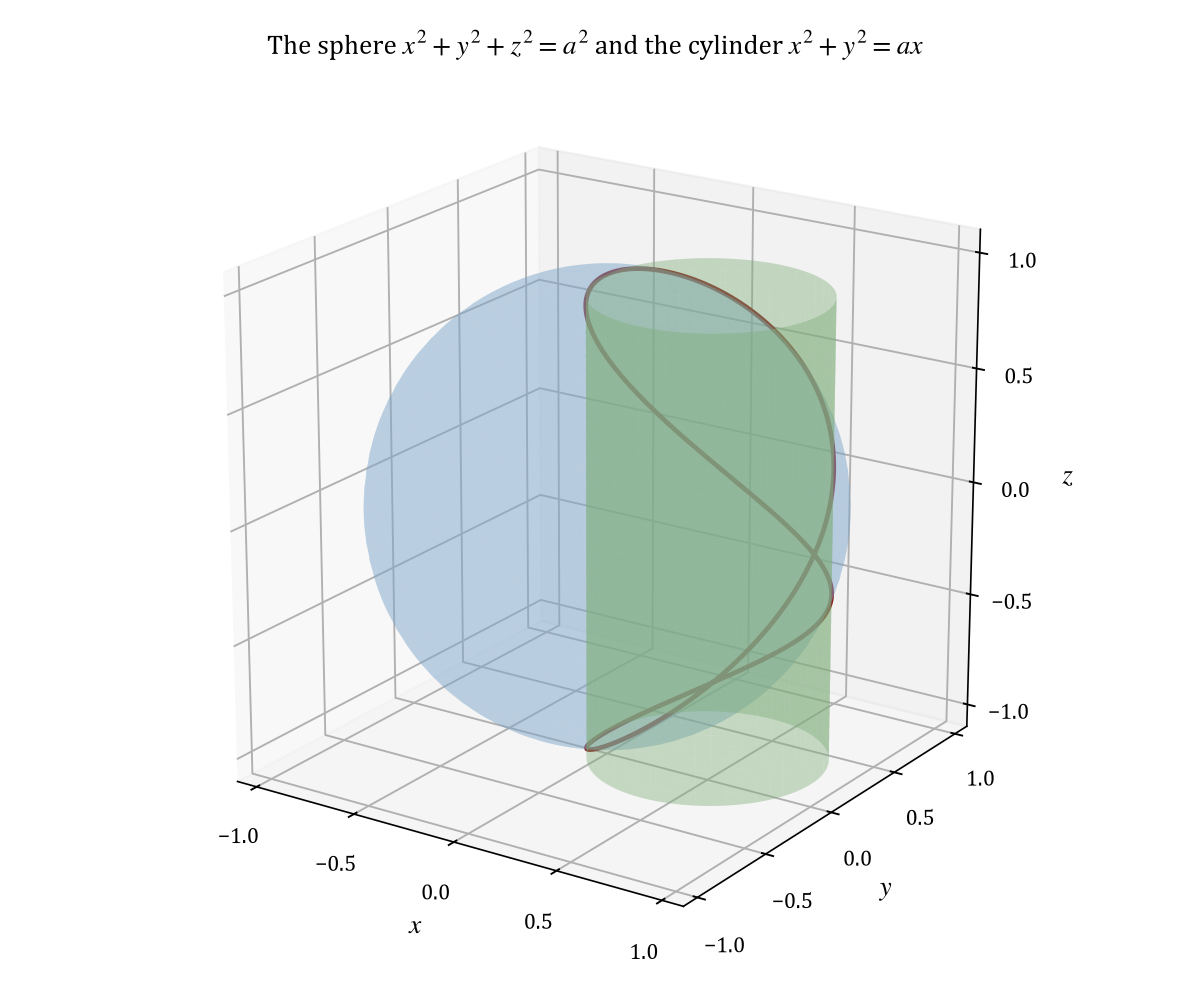

The script that saved this image:
"""Draw the sphere, the cylinder r = cos(theta), and their intersection.

The unit sphere and the cylinder are drawn together, and the two closed curves
where they meet are drawn in dark red. The script writes the PNG and its Base64
copy.
"""

import base64
from pathlib import Path

import matplotlib

matplotlib.use("Agg")

import matplotlib.pyplot as plt
import numpy as np

FIGURE_NAME = "part1_figure1"


def main():
    """Render the two surfaces and their intersection."""
    plt.rcParams.update(
        {
            "font.family": "serif",
            "font.serif": ["Cambria", "STIX Two Text", "DejaVu Serif"],
            "mathtext.fontset": "stix",
            "axes.linewidth": 0.7,
            "font.size": 11.5,
        }
    )

    figure = plt.figure(figsize=(7.0, 5.9))
    axes = figure.add_subplot(111, projection="3d")

    azimuth = np.linspace(0.0, 2.0 * np.pi, 150)
    polar = np.linspace(0.0, np.pi, 90)
    grid_azimuth, grid_polar = np.meshgrid(azimuth, polar)
    sphere_x = np.sin(grid_polar) * np.cos(grid_azimuth)
    sphere_y = np.sin(grid_polar) * np.sin(grid_azimuth)
    sphere_z = np.cos(grid_polar)

    axes.plot_surface(sphere_x, sphere_y, sphere_z, color="#7fa8cc", alpha=0.30,
                      linewidth=0.0, antialiased=True, shade=False)

    angle = np.linspace(0.0, 2.0 * np.pi, 150)
    height = np.linspace(-1.0, 1.0, 40)
    grid_angle, grid_height = np.meshgrid(angle, height)
    cylinder_x = 0.5 + 0.5 * np.cos(grid_angle)
    cylinder_y = 0.5 * np.sin(grid_angle)

    axes.plot_surface(cylinder_x, cylinder_y, grid_height, color="#7fae7a", alpha=0.42,
                      linewidth=0.0, antialiased=True, shade=False)

    for sign in (1.0, -1.0):
        axes.plot(0.5 + 0.5 * np.cos(angle), 0.5 * np.sin(angle),
                  sign * np.abs(np.sin(angle / 2.0)), color="#8a1c1c", linewidth=2.0)


    axes.set_xlim(-1.1, 1.1)
    axes.set_ylim(-1.1, 1.1)
    axes.set_zlim(-1.1, 1.1)
    axes.set_box_aspect((1.0, 1.0, 1.0))
    axes.set_xticks([-1.0, -0.5, 0.0, 0.5, 1.0])
    axes.set_yticks([-1.0, -0.5, 0.0, 0.5, 1.0])
    axes.set_zticks([-1.0, -0.5, 0.0, 0.5, 1.0])
    axes.tick_params(labelsize=9.5)
    axes.set_xlabel(r"$x$", labelpad=3)
    axes.set_ylabel(r"$y$", labelpad=3)
    axes.set_zlabel(r"$z$", labelpad=5)
    axes.set_title("The sphere $x^{2}+y^{2}+z^{2}=a^{2}$ and the cylinder "
                   "$x^{2}+y^{2}=ax$", fontsize=11.5)
    axes.view_init(elev=20, azim=-56)
    axes.grid(True, linewidth=0.4, alpha=0.4)

    figure.tight_layout()
    output = Path(__file__).with_name(FIGURE_NAME + ".png")
    figure.savefig(output, dpi=170)
    plt.close(figure)

    encoded = base64.b64encode(output.read_bytes()).decode("ascii")
    Path(__file__).with_name(FIGURE_NAME + ".b64.txt").write_text(encoded, encoding="ascii")
    print(f"saved {output.name} and {FIGURE_NAME}.b64.txt ({len(encoded)} base64 characters)")


if __name__ == "__main__":
    main()
